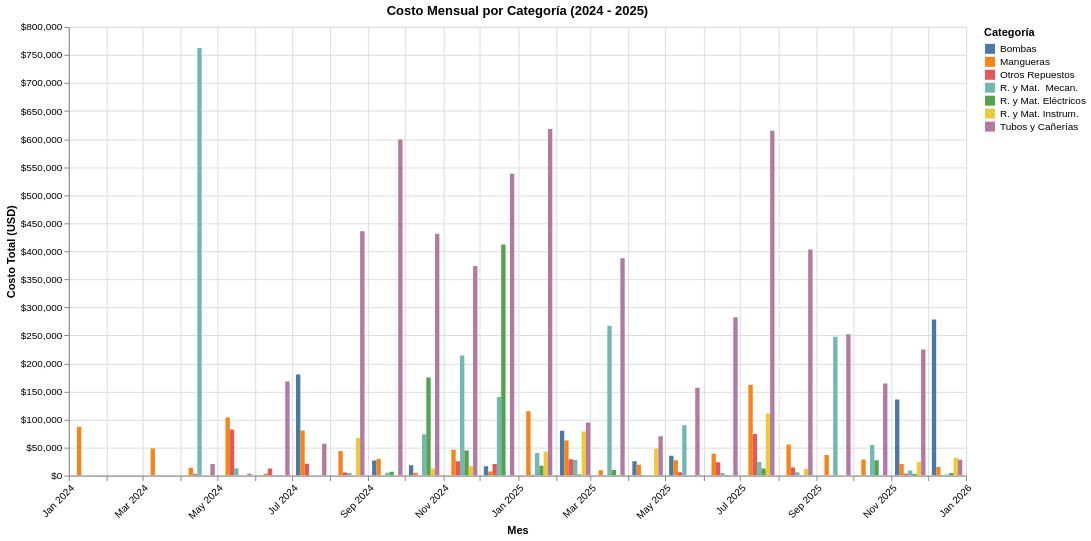

Write notebook code for a chart like this one.
### Code cell
import altair as alt

# Crear columna de fecha para ordenar correctamente
costo_plot = costo_total.copy()
costo_plot['fecha'] = pd.to_datetime(costo_plot['mes_año'], format='%m/%Y', errors='coerce')
costo_plot = costo_plot.dropna(subset=['fecha', 'Denom.clase de coste'])

# Agrupar por mes y categoría
costo_mensual = (
    costo_plot
    .groupby([pd.Grouper(key='fecha', freq='MS'), 'Denom.clase de coste'])['Valor/Moneda objeto']
    .sum()
    .reset_index()
)
costo_mensual.rename(columns={
    'Valor/Moneda objeto': 'Costo Total (USD)',
    'Denom.clase de coste': 'Categoría'
}, inplace=True)

# Gráfico interactivo con Altair
chart = alt.Chart(costo_mensual).mark_bar().encode(
    x=alt.X('yearmonth(fecha):T', title='Mes', axis=alt.Axis(format='%b %Y', labelAngle=-45)),
    y=alt.Y('Costo Total (USD):Q', title='Costo Total (USD)', axis=alt.Axis(format='$,.0f')),
    color=alt.Color('Categoría:N', title='Categoría'),
    xOffset='Categoría:N',
    tooltip=[
        alt.Tooltip('yearmonth(fecha):T', title='Mes', format='%b %Y'),
        alt.Tooltip('Categoría:N'),
        alt.Tooltip('Costo Total (USD):Q', format='$,.2f')
    ]
).properties(
    width=900,
    height=450,
    title='Costo Mensual por Categoría (2024 - 2025)'
).interactive()

chart

### Figure 1 — Vega-Lite specification as saved in the notebook (floating-point values rounded to 4 significant figures)
{"config": {"view": {"continuousWidth": 300, "continuousHeight": 300}}, "data": {"name": "data-0dd78d0803ace634c1293cd403777c8b"}, "mark": {"type": "bar"}, "encoding": {"color": {"field": "Categoría", "title": "Categoría", "type": "nominal"}, "tooltip": [{"field": "fecha", "format": "%b %Y", "timeUnit": "yearmonth", "title": "Mes", "type": "temporal"}, {"field": "Categoría", "type": "nominal"}, {"field": "Costo Total (USD)", "format": "$,.2f", "type": "quantitative"}], "x": {"axis": {"format": "%b %Y", "labelAngle": -45}, "field": "fecha", "timeUnit": "yearmonth", "title": "Mes", "type": "temporal"}, "xOffset": {"field": "Categoría", "type": "nominal"}, "y": {"axis": {"format": "$,.0f"}, "field": "Costo Total (USD)", "title": "Costo Total (USD)", "type": "quantitative"}}, "height": 450, "params": [{"name": "param_1", "select": {"type": "interval", "encodings": ["x", "y"]}, "bind": "scales"}], "title": "Costo Mensual por Categoría (2024 - 2025)", "width": 900, "$schema": "https://vega.github.io/schema/vega-lite/v5.20.1.json", "datasets": {"data-0dd78d0803ace634c1293cd403777c8b": [{"fecha": "2024-01-01T00:00:00", "Categoría": "Mangueras", "Costo Total (USD)": 86920.0}, {"fecha": "2024-03-01T00:00:00", "Categoría": "Mangueras", "Costo Total (USD)": 48300.0}, {"fecha": "2024-03-01T00:00:00", "Categoría": "R. y Mat.  Mecan.", "Costo Total (USD)": 883.1}, {"fecha": "2024-04-01T00:00:00", "Categoría": "Mangueras", "Costo Total (USD)": 14100.0}, {"fecha": "2024-04-01T00:00:00", "Categoría": "Otros Repuestos", "Costo Total (USD)": 2854.0}, {"fecha": "2024-04-01T00:00:00", "Categoría": "R. y Mat.  Mecan.", "Costo Total (USD)": 762500.0}, {"fecha": "2024-04-01T00:00:00", "Categoría": "Tubos y Cañerías", "Costo Total (USD)": 20600.0}, {"fecha": "2024-05-01T00:00:00", "Categoría": "Mangueras", "Costo Total (USD)": 103400.0}, {"fecha": "2024-05-01T00:00:00", "Categoría": "Otros Repuestos", "Costo Total (USD)": 82240.0}, {"fecha": "2024-05-01T00:00:00", "Categoría": "R. y Mat.  Mecan.", "Costo Total (USD)": 13120.0}, {"fecha": "2024-05-01T00:00:00", "Categoría": "Tubos y Cañerías", "Costo Total (USD)": 3235.0}, {"fecha": "2024-06-01T00:00:00", "Categoría": "Mangueras", "Costo Total (USD)": 3236.0}, {"fecha": "2024-06-01T00:00:00", "Categoría": "Otros Repuestos", "Costo Total (USD)": 12560.0}, {"fecha": "2024-06-01T00:00:00", "Categoría": "R. y Mat. Eléctricos", "Costo Total (USD)": 521.6}, {"fecha": "2024-06-01T00:00:00", "Categoría": "Tubos y Cañerías", "Costo Total (USD)": 167700.0}, {"fecha": "2024-07-01T00:00:00", "Categoría": "Bombas", "Costo Total (USD)": 180400.0}, {"fecha": "2024-07-01T00:00:00", "Categoría": "Mangueras", "Costo Total (USD)": 80480.0}, {"fecha": "2024-07-01T00:00:00", "Categoría": "Otros Repuestos", "Costo Total (USD)": 21210.0}, {"fecha": "2024-07-01T00:00:00", "Categoría": "Tubos y Cañerías", "Costo Total (USD)": 56880.0}, {"fecha": "2024-08-01T00:00:00", "Categoría": "Mangueras", "Costo Total (USD)": 44010.0}, {"fecha": "2024-08-01T00:00:00", "Categoría": "Otros Repuestos", "Costo Total (USD)": 5257.0}, {"fecha": "2024-08-01T00:00:00", "Categoría": "R. y Mat.  Mecan.", "Costo Total (USD)": 4618.0}, {"fecha": "2024-08-01T00:00:00", "Categoría": "R. y Mat. Instrum.", "Costo Total (USD)": 67150.0}, {"fecha": "2024-08-01T00:00:00", "Categoría": "Tubos y Cañerías", "Costo Total (USD)": 435500.0}, {"fecha": "2024-09-01T00:00:00", "Categoría": "Bombas", "Costo Total (USD)": 26810.0}, {"fecha": "2024-09-01T00:00:00", "Categoría": "Mangueras", "Costo Total (USD)": 29500.0}, {"fecha": "2024-09-01T00:00:00", "Categoría": "R. y Mat.  Mecan.", "Costo Total (USD)": 4884.0}, {"fecha": "2024-09-01T00:00:00", "Categoría": "R. y Mat. Eléctricos", "Costo Total (USD)": 6694.0}, {"fecha": "2024-09-01T00:00:00", "Categoría": "Tubos y Cañerías", "Costo Total (USD)": 599300.0}, {"fecha": "2024-10-01T00:00:00", "Categoría": "Bombas", "Costo Total (USD)": 18290.0}, {"fecha": "2024-10-01T00:00:00", "Categoría": "Mangueras", "Costo Total (USD)": 5032.0}, {"fecha": "2024-10-01T00:00:00", "Categoría": "Otros Repuestos", "Costo Total (USD)": 0.0}, {"fecha": "2024-10-01T00:00:00", "Categoría": "R. y Mat.  Mecan.", "Costo Total (USD)": 73760.0}, {"fecha": "2024-10-01T00:00:00", "Categoría": "R. y Mat. Eléctricos", "Costo Total (USD)": 175000.0}, {"fecha": "2024-10-01T00:00:00", "Categoría": "R. y Mat. Instrum.", "Costo Total (USD)": 12450.0}, {"fecha": "2024-10-01T00:00:00", "Categoría": "Tubos y Cañerías", "Costo Total (USD)": 431400.0}, {"fecha": "2024-11-01T00:00:00", "Categoría": "Mangueras", "Costo Total (USD)": 46100.0}, {"fecha": "2024-11-01T00:00:00", "Categoría": "Otros Repuestos", "Costo Total (USD)": 25750.0}, {"fecha": "2024-11-01T00:00:00", "Categoría": "R. y Mat.  Mecan.", "Costo Total (USD)": 214300.0}, {"fecha": "2024-11-01T00:00:00", "Categoría": "R. y Mat. Eléctricos", "Costo Total (USD)": 44660.0}, {"fecha": "2024-11-01T00:00:00", "Categoría": "R. y Mat. Instrum.", "Costo Total (USD)": 16900.0}, {"fecha": "2024-11-01T00:00:00", "Categoría": "Tubos y Cañerías", "Costo Total (USD)": 373500.0}, {"fecha": "2024-12-01T00:00:00", "Categoría": "Bombas", "Costo Total (USD)": 16840.0}, {"fecha": "2024-12-01T00:00:00", "Categoría": "Mangueras", "Costo Total (USD)": 7381.0}, {"fecha": "2024-12-01T00:00:00", "Categoría": "Otros Repuestos", "Costo Total (USD)": 20530.0}, {"fecha": "2024-12-01T00:00:00", "Categoría": "R. y Mat.  Mecan.", "Costo Total (USD)": 140300.0}, {"fecha": "2024-12-01T00:00:00", "Categoría": "R. y Mat. Eléctricos", "Costo Total (USD)": 412100.0}, {"fecha": "2024-12-01T00:00:00", "Categoría": "R. y Mat. Instrum.", "Costo Total (USD)": 0.0}, {"fecha": "2024-12-01T00:00:00", "Categoría": "Tubos y Cañerías", "Costo Total (USD)": 538000.0}, {"fecha": "2025-01-01T00:00:00", "Categoría": "Mangueras", "Costo Total (USD)": 114600.0}, {"fecha": "2025-01-01T00:00:00", "Categoría": "Otros Repuestos", "Costo Total (USD)": 1471.0}, {"fecha": "2025-01-01T00:00:00", "Categoría": "R. y Mat.  Mecan.", "Costo Total (USD)": 40430.0}, {"fecha": "2025-01-01T00:00:00", "Categoría": "R. y Mat. Eléctricos", "Costo Total (USD)": 17700.0}, {"fecha": "2025-01-01T00:00:00", "Categoría": "R. y Mat. Instrum.", "Costo Total (USD)": 42580.0}, {"fecha": "2025-01-01T00:00:00", "Categoría": "Tubos y Cañerías", "Costo Total (USD)": 617900.0}, {"fecha": "2025-02-01T00:00:00", "Categoría": "Bombas", "Costo Total (USD)": 80030.0}, {"fecha": "2025-02-01T00:00:00", "Categoría": "Mangueras", "Costo Total (USD)": 62630.0}, {"fecha": "2025-02-01T00:00:00", "Categoría": "Otros Repuestos", "Costo Total (USD)": 29030.0}, {"fecha": "2025-02-01T00:00:00", "Categoría": "R. y Mat.  Mecan.", "Costo Total (USD)": 27850.0}, {"fecha": "2025-02-01T00:00:00", "Categoría": "R. y Mat. Eléctricos", "Costo Total (USD)": 1781.0}, {"fecha": "2025-02-01T00:00:00", "Categoría": "R. y Mat. Instrum.", "Costo Total (USD)": 78760.0}, {"fecha": "2025-02-01T00:00:00", "Categoría": "Tubos y Cañerías", "Costo Total (USD)": 94650.0}, {"fecha": "2025-03-01T00:00:00", "Categoría": "Mangueras", "Costo Total (USD)": 9666.0}, {"fecha": "2025-03-01T00:00:00", "Categoría": "Otros Repuestos", "Costo Total (USD)": 24.02}, {"fecha": "2025-03-01T00:00:00", "Categoría": "R. y Mat.  Mecan.", "Costo Total (USD)": 267300.0}, {"fecha": "2025-03-01T00:00:00", "Categoría": "R. y Mat. Eléctricos", "Costo Total (USD)": 9917.0}, {"fecha": "2025-03-01T00:00:00", "Categoría": "Tubos y Cañerías", "Costo Total (USD)": 387400.0}, {"fecha": "2025-04-01T00:00:00", "Categoría": "Bombas", "Costo Total (USD)": 25550.0}, {"fecha": "2025-04-01T00:00:00", "Categoría": "Mangueras", "Costo Total (USD)": 19330.0}, {"fecha": "2025-04-01T00:00:00", "Categoría": "Otros Repuestos", "Costo Total (USD)": 1010.0}, {"fecha": "2025-04-01T00:00:00", "Categoría": "R. y Mat. Instrum.", "Costo Total (USD)": 48010.0}, {"fecha": "2025-04-01T00:00:00", "Categoría": "Tubos y Cañerías", "Costo Total (USD)": 70210.0}, {"fecha": "2025-05-01T00:00:00", "Categoría": "Bombas", "Costo Total (USD)": 35310.0}, {"fecha": "2025-05-01T00:00:00", "Categoría": "Mangueras", "Costo Total (USD)": 27240.0}, {"fecha": "2025-05-01T00:00:00", "Categoría": "Otros Repuestos", "Costo Total (USD)": 6056.0}, {"fecha": "2025-05-01T00:00:00", "Categoría": "R. y Mat.  Mecan.", "Costo Total (USD)": 89830.0}, {"fecha": "2025-05-01T00:00:00", "Categoría": "Tubos y Cañerías", "Costo Total (USD)": 156500.0}, {"fecha": "2025-06-01T00:00:00", "Categoría": "Mangueras", "Costo Total (USD)": 38860.0}, {"fecha": "2025-06-01T00:00:00", "Categoría": "Otros Repuestos", "Costo Total (USD)": 23660.0}, {"fecha": "2025-06-01T00:00:00", "Categoría": "R. y Mat.  Mecan.", "Costo Total (USD)": 4658.0}, {"fecha": "2025-06-01T00:00:00", "Categoría": "R. y Mat. Eléctricos", "Costo Total (USD)": 1236.0}, {"fecha": "2025-06-01T00:00:00", "Categoría": "Tubos y Cañerías", "Costo Total (USD)": 282300.0}, {"fecha": "2025-07-01T00:00:00", "Categoría": "Mangueras", "Costo Total (USD)": 162100.0}, {"fecha": "2025-07-01T00:00:00", "Categoría": "Otros Repuestos", "Costo Total (USD)": 74100.0}, {"fecha": "2025-07-01T00:00:00", "Categoría": "R. y Mat.  Mecan.", "Costo Total (USD)": 24340.0}, {"fecha": "2025-07-01T00:00:00", "Categoría": "R. y Mat. Eléctricos", "Costo Total (USD)": 12790.0}, {"fecha": "2025-07-01T00:00:00", "Categoría": "R. y Mat. Instrum.", "Costo Total (USD)": 110500.0}, {"fecha": "2025-07-01T00:00:00", "Categoría": "Tubos y Cañerías", "Costo Total (USD)": 614900.0}, {"fecha": "2025-08-01T00:00:00", "Categoría": "Mangueras", "Costo Total (USD)": 55290.0}, {"fecha": "2025-08-01T00:00:00", "Categoría": "Otros Repuestos", "Costo Total (USD)": 14390.0}, {"fecha": "2025-08-01T00:00:00", "Categoría": "R. y Mat.  Mecan.", "Costo Total (USD)": 6042.0}, {"fecha": "2025-08-01T00:00:00", "Categoría": "R. y Mat. Eléctricos", "Costo Total (USD)": 10.17}, {"fecha": "2025-08-01T00:00:00", "Categoría": "R. y Mat. Instrum.", "Costo Total (USD)": 11870.0}, {"fecha": "2025-08-01T00:00:00", "Categoría": "Tubos y Cañerías", "Costo Total (USD)": 403200.0}, {"fecha": "2025-09-01T00:00:00", "Categoría": "Mangueras", "Costo Total (USD)": 36750.0}, {"fecha": "2025-09-01T00:00:00", "Categoría": "Otros Repuestos", "Costo Total (USD)": 2.31}, {"fecha": "2025-09-01T00:00:00", "Categoría": "R. y Mat.  Mecan.", "Costo Total (USD)": 247400.0}, {"fecha": "2025-09-01T00:00:00", "Categoría": "R. y Mat. Instrum.", "Costo Total (USD)": 1194.0}, {"fecha": "2025-09-01T00:00:00", "Categoría": "Tubos y Cañerías", "Costo Total (USD)": 251900.0}, {"fecha": "2025-10-01T00:00:00", "Categoría": "Mangueras", "Costo Total (USD)": 28600.0}, {"fecha": "2025-10-01T00:00:00", "Categoría": "Otros Repuestos", "Costo Total (USD)": 0.0}, {"fecha": "2025-10-01T00:00:00", "Categoría": "R. y Mat.  Mecan.", "Costo Total (USD)": 54650.0}, {"fecha": "2025-10-01T00:00:00", "Categoría": "R. y Mat. Eléctricos", "Costo Total (USD)": 27200.0}, {"fecha": "2025-10-01T00:00:00", "Categoría": "Tubos y Cañerías", "Costo Total (USD)": 164300.0}, {"fecha": "2025-11-01T00:00:00", "Categoría": "Bombas", "Costo Total (USD)": 135800.0}, {"fecha": "2025-11-01T00:00:00", "Categoría": "Mangueras", "Costo Total (USD)": 20630.0}, {"fecha": "2025-11-01T00:00:00", "Categoría": "Otros Repuestos", "Costo Total (USD)": 3279.0}, {"fecha": "2025-11-01T00:00:00", "Categoría": "R. y Mat.  Mecan.", "Costo Total (USD)": 8857.0}, {"fecha": "2025-11-01T00:00:00", "Categoría": "R. y Mat. Eléctricos", "Costo Total (USD)": 2969.0}, {"fecha": "2025-11-01T00:00:00", "Categoría": "R. y Mat. Instrum.", "Costo Total (USD)": 24170.0}, {"fecha": "2025-11-01T00:00:00", "Categoría": "Tubos y Cañerías", "Costo Total (USD)": 224900.0}, {"fecha": "2025-12-01T00:00:00", "Categoría": "Bombas", "Costo Total (USD)": 278400.0}, {"fecha": "2025-12-01T00:00:00", "Categoría": "Mangueras", "Costo Total (USD)": 15390.0}, {"fecha": "2025-12-01T00:00:00", "Categoría": "Otros Repuestos", "Costo Total (USD)": 413.9}, {"fecha": "2025-12-01T00:00:00", "Categoría": "R. y Mat.  Mecan.", "Costo Total (USD)": 1787.0}, {"fecha": "2025-12-01T00:00:00", "Categoría": "R. y Mat. Eléctricos", "Costo Total (USD)": 4459.0}, {"fecha": "2025-12-01T00:00:00", "Categoría": "R. y Mat. Instrum.", "Costo Total (USD)": 31890.0}, {"fecha": "2025-12-01T00:00:00", "Categoría": "Tubos y Cañerías", "Costo Total (USD)": 27990.0}]}}
